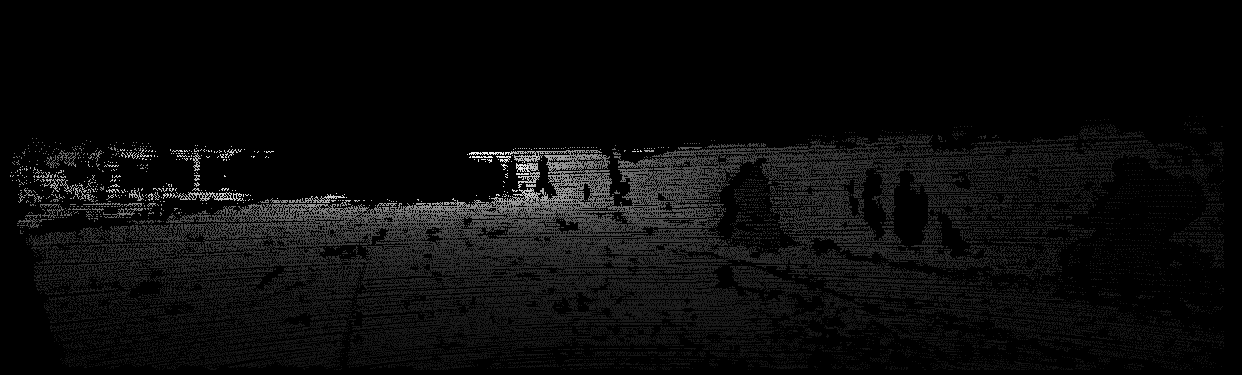
#> input picture 0000000006.png, 1242 x 375 px
$ python depth_plt.py
#> lines starting #> are read from the running program, lines starting #| are printed output that depends on the picture; long printed decimals are rounded
import PIL.Image as Image
import numpy as np
from scipy.interpolate import LinearNDInterpolator
import cv2
import matplotlib as mpl
import matplotlib.cm as cm
import PIL.ImageOps
import matplotlib.pyplot as plt


def lin_interp(shape, xyd):
  # taken from https://github.com/hunse/kitti
  m, n = shape
  ij, d = xyd[:, 1::-1], xyd[:, 2]
  f = LinearNDInterpolator(ij, d, fill_value=0)
  J, I = np.meshgrid(np.arange(n), np.arange(m))
  IJ = np.vstack([I.flatten(), J.flatten()]).T
  disparity = f(IJ).reshape(shape)
  return disparity


image_path = "0000000006.png" # You image_path
# Load image, convert to numpy array and divide by 256
depth_map = np.asarray(Image.open(image_path)) / 256

# Get location (xy) for valid pixeles
y, x = np.where(depth_map > 0)
# Get depth values for valid pixeles
d = depth_map[depth_map != 0]

# Generate an array Nx3
xyd = np.stack((x,y,d)).T

gt = lin_interp(depth_map.shape, xyd)
#> in lin_interp, `ij, d = xyd[:, 1::-1], xyd[:, 2]`: ij = 99002 pairs, first value 116 to 369, second value 10 to 1223
#> in lin_interp, `disparity = f(IJ).reshape(shape)`:
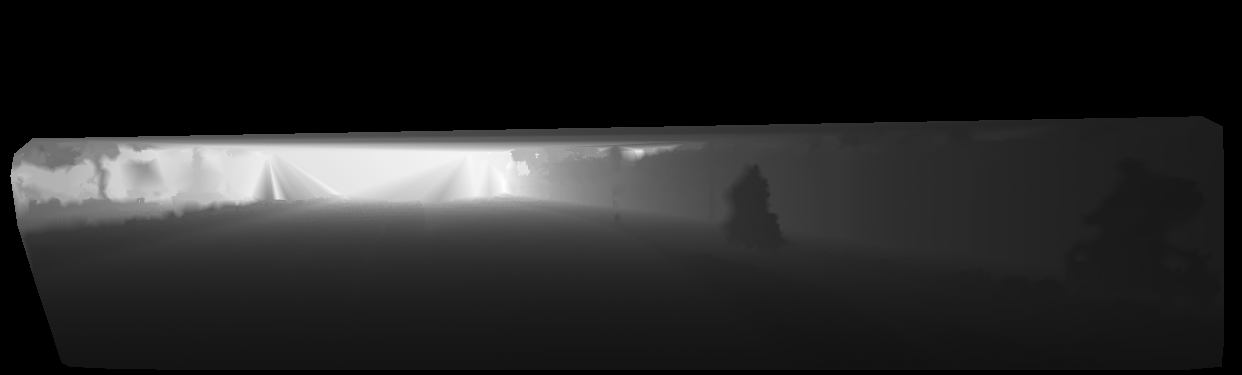
#> disparity: shape (375, 1242) float64; min 0, max 79.78, mean 12; drawn with min black and max white


print('---------------------depth_map')
print(type(depth_map))
#| <class 'numpy.ndarray'>
print(depth_map.shape)
#| (375, 1242)
print(depth_map.dtype)
#| float64

print('---------------------gt')
print(type(gt))
#| <class 'numpy.ndarray'>
print(gt.shape)
#| (375, 1242)
print(gt.dtype)
#| float64
print(gt.min())
#| 0.0
print(gt.max())
#| 79.777

# if you want inverse depth map, use following code:
# inv=1/(gt+0.0001)
# inv[inv == 10000] = 0;

# img = inv
img = gt
# img = np.load('imgdepth.npy')

vmax = np.percentile(img, 95)
#> vmax = 56.47
normalizer = mpl.colors.Normalize(vmin=img.min(), vmax=vmax)
mapper = cm.ScalarMappable(norm=normalizer, cmap='magma')
colormapped_im = ((mapper.to_rgba(img)[:, :, :3]) * 255).astype(np.uint8)
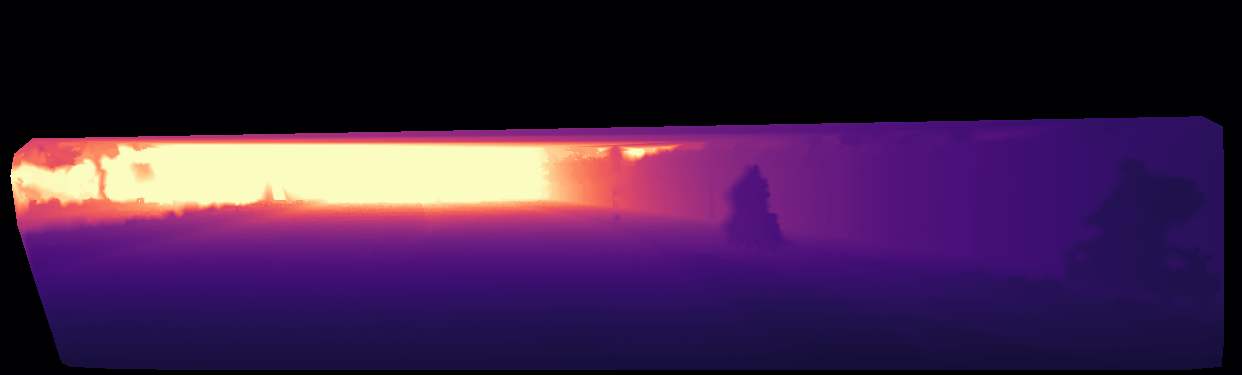
#> colormapped_im: shape (375, 1242, 3); mean of channels 0, 1, 2 59.2, 30.7, 68.9; drawn as R, G, B
im = Image.fromarray(colormapped_im)


im.show()
im.save('depth_result.png')

print('done')

cv2.imshow("depth-image", colormapped_im)
cv2.waitKey(0)
